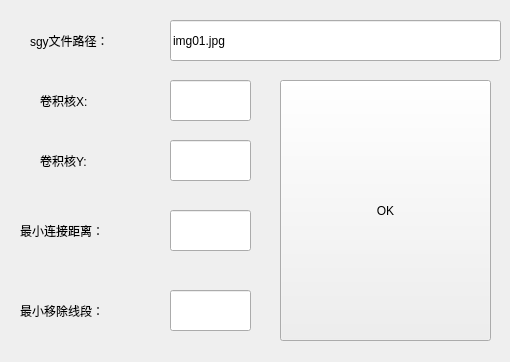
<?xml version="1.0" encoding="UTF-8"?>
<ui version="4.0">
 <class>MainWindow</class>
 <widget class="QMainWindow" name="MainWindow">
  <property name="geometry">
   <rect>
    <x>0</x>
    <y>0</y>
    <width>510</width>
    <height>362</height>
   </rect>
  </property>
  <property name="windowTitle">
   <string>MainWindow</string>
  </property>
  <widget class="QWidget" name="centralwidget">
   <widget class="QLabel" name="label">
    <property name="geometry">
     <rect>
      <x>40</x>
      <y>80</y>
      <width>72</width>
      <height>41</height>
     </rect>
    </property>
    <property name="text">
     <string>卷积核X:</string>
    </property>
   </widget>
   <widget class="QPushButton" name="btButton">
    <property name="geometry">
     <rect>
      <x>280</x>
      <y>80</y>
      <width>211</width>
      <height>261</height>
     </rect>
    </property>
    <property name="text">
     <string>OK</string>
    </property>
   </widget>
   <widget class="QLabel" name="label_2">
    <property name="geometry">
     <rect>
      <x>40</x>
      <y>140</y>
      <width>72</width>
      <height>41</height>
     </rect>
    </property>
    <property name="text">
     <string>卷积核Y:</string>
    </property>
   </widget>
   <widget class="QLabel" name="label_4">
    <property name="geometry">
     <rect>
      <x>20</x>
      <y>210</y>
      <width>101</width>
      <height>41</height>
     </rect>
    </property>
    <property name="text">
     <string>最小连接距离：</string>
    </property>
   </widget>
   <widget class="QLabel" name="label_5">
    <property name="geometry">
     <rect>
      <x>20</x>
      <y>290</y>
      <width>101</width>
      <height>41</height>
     </rect>
    </property>
    <property name="text">
     <string>最小移除线段：</string>
    </property>
   </widget>
   <widget class="QLineEdit" name="lineEdit_ker1">
    <property name="geometry">
     <rect>
      <x>170</x>
      <y>80</y>
      <width>81</width>
      <height>41</height>
     </rect>
    </property>
    <property name="text">
     <string/>
    </property>
   </widget>
   <widget class="QLineEdit" name="lineEdit_ker2">
    <property name="geometry">
     <rect>
      <x>170</x>
      <y>140</y>
      <width>81</width>
      <height>41</height>
     </rect>
    </property>
    <property name="text">
     <string/>
    </property>
   </widget>
   <widget class="QLineEdit" name="lineEdit_minconn">
    <property name="geometry">
     <rect>
      <x>170</x>
      <y>210</y>
      <width>81</width>
      <height>41</height>
     </rect>
    </property>
   </widget>
   <widget class="QLineEdit" name="lineEdit_minrem">
    <property name="geometry">
     <rect>
      <x>170</x>
      <y>290</y>
      <width>81</width>
      <height>41</height>
     </rect>
    </property>
   </widget>
   <widget class="QLabel" name="label_6">
    <property name="geometry">
     <rect>
      <x>30</x>
      <y>20</y>
      <width>111</width>
      <height>41</height>
     </rect>
    </property>
    <property name="text">
     <string>sgy文件路径：</string>
    </property>
   </widget>
   <widget class="QLineEdit" name="lineEdit_path">
    <property name="geometry">
     <rect>
      <x>170</x>
      <y>20</y>
      <width>331</width>
      <height>41</height>
     </rect>
    </property>
    <property name="text">
     <string>img01.jpg</string>
    </property>
   </widget>
  </widget>
 </widget>
 <resources/>
 <connections/>
</ui>
